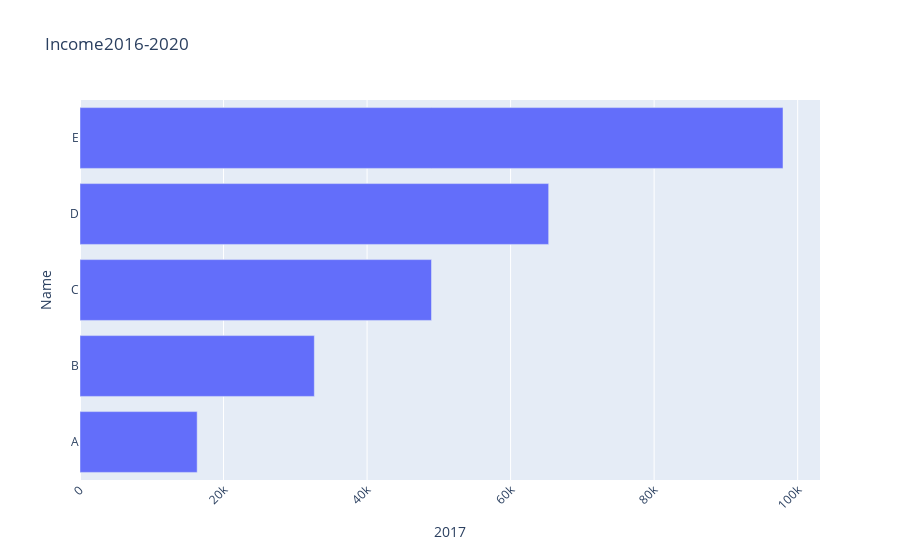

The notebook cell saved with this chart:
### Code cell
fig = px.bar(df, x=2017,y=df.index,orientation='h',labels={'y':'Name'},title='Income2016-2020')
fig.update_layout(xaxis_tickangle = -45)
fig.show()

### Figure 1 — Plotly figure (JSON) as saved in the notebook; plotly's stock layout.template omitted (floating-point values rounded to 4 significant figures)
{"data": [{"alignmentgroup": "True", "hoverlabel": {"namelength": 0}, "hovertemplate": "2017=%{x}<br>Name=%{y}", "legendgroup": "", "marker": {"color": "#636efa"}, "name": "", "offsetgroup": "", "orientation": "h", "showlegend": false, "textposition": "auto", "type": "bar", "x": [16330.0, 32650.0, 48980.0, 65300.0, 97960.0], "xaxis": "x", "y": ["A", "B", "C", "D", "E"], "yaxis": "y"}], "layout": {"barmode": "relative", "legend": {"tracegroupgap": 0}, "title": {"text": "Income2016-2020"}, "xaxis": {"anchor": "y", "domain": [0, 1], "tickangle": -45, "title": {"text": "2017"}}, "yaxis": {"anchor": "x", "domain": [0, 1], "title": {"text": "Name"}}}}
